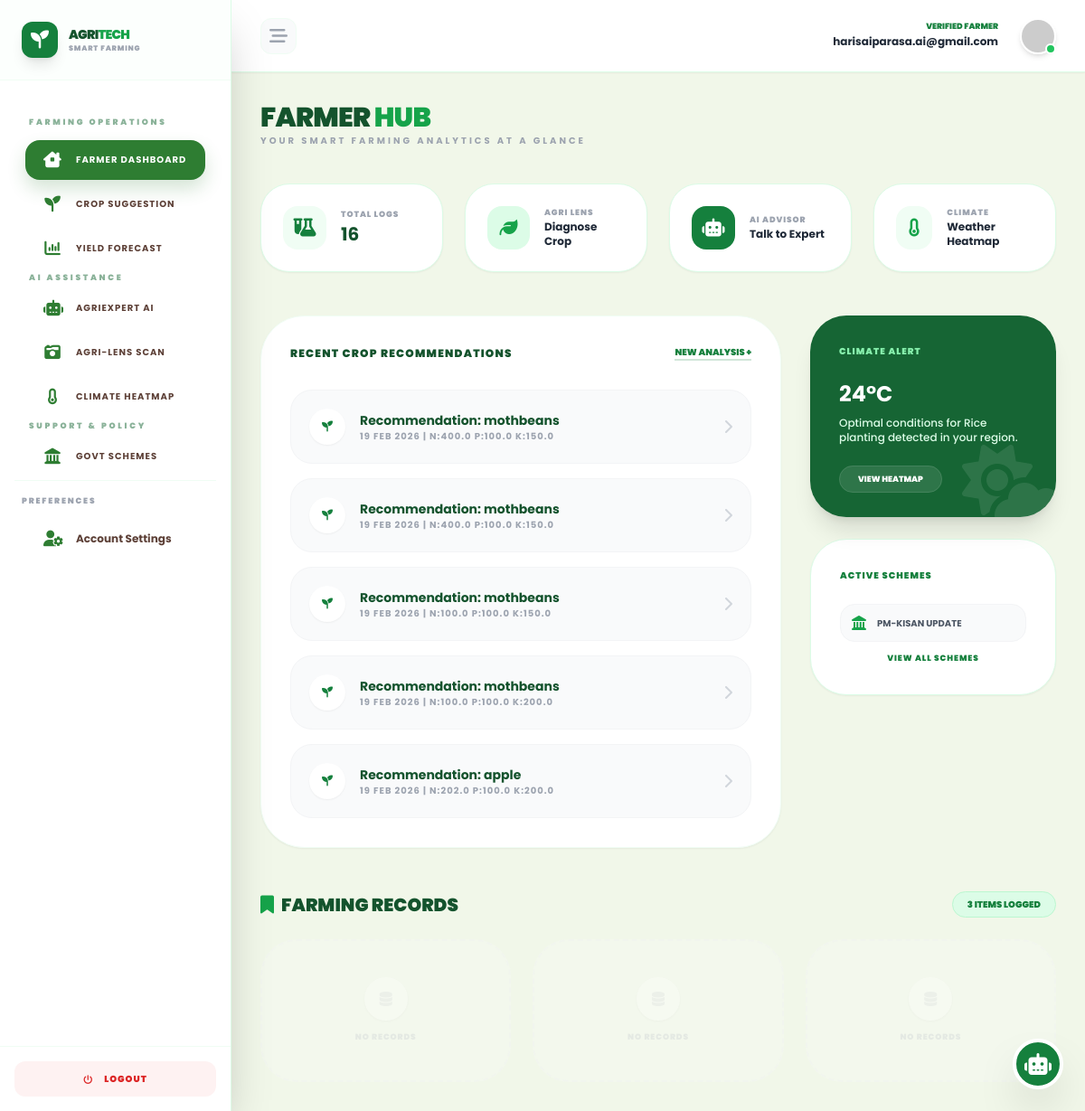
The page /en/dashboard/ (signed in) on the database its author committed.
### accounts/models.py (models this page shows, shortened)
class User(AbstractUser):
    username = None
    email = models.EmailField(unique=True)
    is_verified = models.BooleanField(default=False)
    login_count = models.PositiveIntegerField(default=0)
    USERNAME_FIELD = 'email'
    REQUIRED_FIELDS = []
    objects = CustomUserManager()

### ml/models.py (models this page shows, shortened)
class CropRecommendationLog(models.Model):
    user = models.ForeignKey(settings.AUTH_USER_MODEL, on_delete=models.CASCADE)
    n_value = models.FloatField(verbose_name="Nitrogen")
    p_value = models.FloatField(verbose_name="Phosphorus")
    k_value = models.FloatField(verbose_name="Potassium")
    ph_value = models.FloatField(verbose_name="Soil pH")
    temperature = models.FloatField()
    humidity = models.FloatField()
    rainfall = models.FloatField()
    recommended_crop = models.CharField(max_length=100)
    timestamp = models.DateTimeField(auto_now_add=True)

### portal/views.py (the view)
# urls.py: path('dashboard/', portal_views.user_dashboard_view, name='user_dashboard'),
@login_required
def user_dashboard_view(request):
    recommendations = CropRecommendationLog.objects.filter(user=request.user).order_by('-timestamp')
    yield_logs = YieldPredictionLog.objects.filter(user=request.user).order_by('-timestamp')
    context = {
        'plans': recommendations[:5], # Matches your template variable name
        'plan_count': recommendations.count(),
        'yield_logs': yield_logs,
        'saved_count': yield_logs.count(),
    }
    return render(request, 'dashboards/user_dashboard.html', context)

### templates/dashboards/user_dashboard.html (shortened to what this page needs)
{% extends 'base2.html' %}
{% load i18n %}
{% block content %}
    {% block dashboard_content %}
    <div class="animate-in fade-in slide-in-from-bottom-4 duration-700">
        <div class="mb-10">
            <h2 class="text-3xl font-black text-green-900 uppercase tracking-tight">
                {% translate "Farmer" %} <span class="text-green-600">{% translate "Hub" %}</span>
            </h2>
            <p class="text-gray-400 text-[10px] font-bold uppercase tracking-[0.3em]">
                {% translate "Your Smart Farming Analytics At A Glance" %}
            </p>
        </div>
        <div class="grid grid-cols-1 md:grid-cols-2 lg:grid-cols-4 gap-6 mb-12">
            <div class="bg-white p-6 rounded-[2rem] shadow-sm border border-green-100 flex items-center gap-4">
                <div class="w-12 h-12 bg-green-50 rounded-2xl flex items-center justify-center text-green-700">
                    <i class="fa-solid fa-flask-vial text-xl"></i>
                </div>
                <div>
                    <p class="text-[9px] font-black text-gray-400 uppercase tracking-widest">{% translate "Total Logs" %}</p>
                    <h4 class="text-xl font-bold text-green-900">{{ plan_count|default:"0" }}</h4>
                </div>
            </div>
            <a href="{% url 'ai_lens' %}" class="bg-white p-6 rounded-[2rem] shadow-sm border border-green-100 flex items-center gap-4 hover:shadow-md transition-all group">
                <div class="w-12 h-12 bg-green-100 rounded-2xl flex items-center justify-center text-green-600 group-hover:bg-green-600 group-hover:text-white transition-all">
                    <i class="fa-solid fa-leaf text-xl"></i>
                </div>
                <div>
                    <p class="text-[9px] font-black text-gray-400 uppercase tracking-widest">{% translate "Agri Lens" %}</p>
                    <h4 class="text-xs font-bold text-gray-800 group-hover:text-green-700">{% translate "Diagnose Crop" %}</h4>
                </div>
            </a>
            <a href="{% url 'chatbot:chat_home' %}" class="bg-white p-6 rounded-[2rem] shadow-sm border border-green-100 flex items-center gap-4 hover:shadow-md transition-all group">
                <div class="w-12 h-12 bg-green-700 rounded-2xl flex items-center justify-center text-white">
                    <i class="fa-solid fa-robot text-xl animate-pulse"></i>
                </div>
                <div>
                    <p class="text-[9px] font-black text-gray-400 uppercase tracking-widest">{% translate "AI Advisor" %}</p>
                    <h4 class="text-xs font-bold text-gray-800 group-hover:text-green-700">{% translate "Talk to Expert" %}</h4>
                </div>
            </a>
            <a href="{% url 'weather:weather_dashboard' %}" class="bg-white p-6 rounded-[2rem] shadow-sm border border-green-100 flex items-center gap-4 hover:shadow-md transition-all group">
                <div class="w-12 h-12 bg-green-50 rounded-2xl flex items-center justify-center text-green-600 group-hover:bg-green-500 group-hover:text-white transition-all">
                    <i class="fa-solid fa-temperature-empty text-xl"></i>
                </div>
                <div>
                    <p class="text-[9px] font-black text-gray-400 uppercase tracking-widest">{% translate "Climate" %}</p>
                    <h4 class="text-xs font-bold text-gray-800 group-hover:text-green-700">{% translate "Weather Heatmap" %}</h4>
                </div>
            </a>
        </div>
        <div class="grid grid-cols-1 lg:grid-cols-3 gap-8">
            <div class="lg:col-span-2 bg-white p-8 rounded-[3rem] shadow-sm border border-green-50">
                <div class="flex justify-between items-center mb-8">
                    <h3 class="font-black text-green-900 uppercase text-xs tracking-widest">{% translate "Recent Crop Recommendations" %}</h3>
                    <a href="{% url 'ml:crop_recommend' %}" class="text-[10px] font-black text-green-700 uppercase border-b-2 border-green-700/20">{% translate "New Analysis +" %}</a>
                </div>
                {% if plans %}
                    <div class="space-y-4">
                    {% for plan in plans %}
                        <div class="p-5 bg-gray-50 rounded-3xl border border-gray-100 flex justify-between items-center hover:bg-green-50/50 hover:border-green-200 transition-all group">
                            <div class="flex items-center gap-4">
                                <div class="w-10 h-10 rounded-full bg-white flex items-center justify-center shadow-sm text-green-700 font-bold text-xs group-hover:bg-green-700 group-hover:text-white transition-colors">
                                    <i class="fa-solid fa-seedling"></i>
                                </div>
                                <div>
                                    <p class="font-bold text-green-900 text-sm">{% translate "Recommendation" %}: {{ plan.recommended_crop }}</p>
                                    <p class="text-[10px] text-gray-400 font-bold uppercase tracking-widest">
                                        {{ plan.timestamp|date:"d M Y" }} | N:{{ plan.n_value }} P:{{ plan.p_value }} K:{{ plan.k_value }}
                                    </p>
                                </div>
                            </div>
                            <i class="fa-solid fa-chevron-right text-gray-300 group-hover:text-green-700 group-hover:translate-x-1 transition-all"></i>
                        </div>
                    {% endfor %}
                    </div>
                {% endif %}
            </div>
            <div class="space-y-6">
                <div class="bg-green-800 p-8 rounded-[2.5rem] shadow-xl text-white relative overflow-hidden group">
                    <div class="absolute -right-4 -bottom-4 opacity-10 group-hover:scale-110 transition-transform">
                        <i class="fa-solid fa-cloud-sun text-8xl"></i>
                    </div>
                    <h4 class="font-black uppercase text-[10px] tracking-widest mb-6 text-green-300">{% translate "Climate Alert" %}</h4>
                    <p class="text-2xl font-bold mb-2">24°C</p>
                    <p class="text-xs text-green-100 font-medium mb-6">{% translate "Optimal conditions for Rice planting detected in your region." %}</p>
                    <a href="{% url 'weather:weather_dashboard' %}" class="px-5 py-2 bg-white/10 hover:bg-white/20 rounded-full text-[9px] font-black uppercase border border-white/10 transition-all">
                        {% translate "View Heatmap" %}
                    </a>
                </div>
                <div class="bg-white p-8 rounded-[2.5rem] shadow-sm border border-green-100">
                    <h4 class="font-black uppercase text-[10px] tracking-widest mb-6 text-green-700">{% translate "Active Schemes" %}</h4>
                    <div class="space-y-3">
                        <div class="p-3 bg-gray-50 rounded-2xl border border-gray-100 flex items-center gap-3">
                            <i class="fa-solid fa-landmark text-green-600"></i>
                            <span class="text-[10px] font-bold text-gray-600 uppercase">PM-KISAN {% translate "Update" %}</span>
                        </div>
                        <a href="{% url 'schemes:scheme_list' %}" class="block text-center text-[9px] font-black text-green-700 uppercase tracking-widest mt-4 hover:underline">
                            {% translate "View All Schemes" %}
                        </a>
                    </div>
                </div>
            </div>
        </div>
        <div class="mt-12">
            <div class="flex justify-between items-center mb-6">
                <h3 class="text-xl font-black text-green-900 uppercase flex items-center gap-2">
                    <i class="fa-solid fa-bookmark text-green-600"></i> {% translate "Farming Records" %}
                </h3>
                <span class="bg-green-100 text-green-700 text-[10px] font-black px-4 py-1.5 rounded-full uppercase border border-green-200">
                    {{ saved_count|default:"0" }} {% translate "Items Logged" %}
                </span>
            </div>
            <div class="grid grid-cols-1 md:grid-cols-3 gap-6">
                {% if saved_places %}
                    {% for item in saved_places %}
                    <div class="bg-white rounded-3xl overflow-hidden shadow-sm border border-green-50 group hover:shadow-md transition-all">
                        <div class="p-6">
                            <h4 class="font-bold text-green-900 text-sm mb-1">{{ item.place.name }}</h4>
                            <p class="text-[9px] text-green-600 font-black uppercase tracking-widest mb-3">{% translate "Yield Forecast" %}</p>
                            <div class="flex justify-between items-center border-t border-gray-50 pt-4">
                                <span class="text-[10px] font-bold text-gray-400 uppercase tracking-tighter">{{ item.timestamp|date:"M d" }}</span>
                                <a href="#" class="text-[9px] font-black text-green-700 uppercase">{% translate "View Report" %}</a>
                            </div>
                        </div>
                    </div>
                    {% endfor %}
                {% else %}
                    {% for i in "123" %}
                    <div class="bg-gray-50/50 border-2 border-dashed border-gray-100 rounded-[2.5rem] p-10 flex flex-col items-center justify-center text-center opacity-40">
                        <div class="w-12 h-12 rounded-full bg-white flex items-center justify-center mb-3 shadow-sm">
                            <i class="fa-solid fa-database text-gray-200"></i>
                        </div>
                        <p class="text-[9px] font-black text-gray-300 uppercase tracking-widest">{% translate "No Records" %}</p>
                    </div>
                    {% endfor %}
                {% endif %}
            </div>
        </div>
    </div>
    {% endblock %}
{% endblock %}

### templates/base2.html (shortened to what this page needs)
{% load i18n %}
<!DOCTYPE html>
<html lang="{{ LANGUAGE_CODE }}">
<head>
    <script src="https://cdn.tailwindcss.com"></script>
    <link rel="stylesheet" href="https://cdnjs.cloudflare.com/ajax/libs/font-awesome/6.4.0/css/all.min.css">
</head>
<body class="min-h-screen flex">
    <aside id="sidebar" class="w-64 bg-white border-r border-green-100 h-screen flex flex-col sidebar-transition z-50 shrink-0 shadow-2xl">
        <div class="p-6 flex items-center gap-3 border-b border-green-50 bg-green-50/20">
            <div class="relative w-10 h-10 bg-green-700 rounded-xl flex items-center justify-center text-white shadow-lg shrink-0">
                <i class="fa-solid fa-seedling text-xl"></i>
            </div>
            <div class="flex flex-col logo-text">
                <span class="font-black text-sm tracking-tighter text-green-900 uppercase">Agri<span class="text-green-600">Tech</span></span>
                <span class="text-[8px] uppercase tracking-widest font-black text-gray-400">{% translate "Smart Farming" %}</span>
            </div>
        </div>
        <nav id="nav-container" class="flex-1 p-4 space-y-1 overflow-y-auto">
            {% if user.is_superuser %}
                {% include "partials/sidebar_admin.html" %}
            {% else %}
                {% include "partials/sidebar_user.html" %}
            {% endif %}
            <div class="pt-4 mt-4 border-t border-green-50">
                <p class="nav-header text-[9px] font-black text-gray-400 uppercase tracking-[0.2em] ml-2 mb-3">{% translate "Preferences" %}</p>
                <a href="{% url 'profile_settings' %}" class="nav-item flex items-center gap-3 p-3.5 rounded-2xl text-white-600 hover:bg-green-50 transition-all font-bold text-xs ">
                    <i class="fa-solid fa-user-gear"></i>
                    <span class="nav-text">{% translate "Account Settings" %}</span>
                </a>
            </div>
        </nav>
        <div class="p-4 border-t border-green-50">
            <form action="{% url 'accounts:logout' %}" method="post">
                <button type="submit" class="w-full flex items-center justify-center gap-3 p-3 rounded-xl bg-red-50 text-red-600 hover:bg-red-600 hover:text-white transition-all font-black text-[10px] uppercase tracking-widest">
                    <i class="fa-solid fa-power-off"></i>
                    <span class="nav-text">{% translate "Logout" %}</span>
                </button>
            </form>
        </div>
    </aside>
    <div class="flex-1 flex flex-col h-screen overflow-hidden">
        <header class="h-20 bg-white border-b border-green-100 flex items-center justify-between px-8 shrink-0 z-40 shadow-sm">
            <div class="flex items-center gap-4">
                <button onclick="toggleSidebar()" class="w-10 h-10 flex items-center justify-center rounded-xl bg-gray-50 text-gray-400 hover:text-green-700 transition-all border border-green-50">
                    <i class="fa-solid fa-bars-staggered text-xl"></i>
                </button>
            </div>
            <div class="flex items-center gap-6">
                <div class="text-right hidden md:block">
                    <p class="text-[9px] font-black text-green-700 uppercase leading-none mb-1">
                        {% if user.is_superuser %}{% translate "ROOT ADMIN ACCESS" %}{% else %}{% translate "VERIFIED FARMER" %}{% endif %}
                    </p>
                    <p class="text-xs font-bold text-gray-800">{{ user.email }}</p>
                </div>
                <div class="relative group cursor-pointer">
                    <img src="https://ui-avatars.com/api/?name={{ user.email }}&background=2E7D32&color=fff&bold=true"
                         class="w-10 h-10 rounded-full border-2 border-white shadow-md" alt="User Profile">
                    <div class="absolute bottom-0 right-0 w-3 h-3 bg-green-500 border-2 border-white rounded-full"></div>
                </div>
            </div>
        </header>
        <section class="flex-1 overflow-y-auto p-8 bg-[#F1F8E9]/50">
            <div class="max-w-7xl mx-auto">
                {% block content %}{% endblock %}
            </div>
        </section>
    </div>
    <div class="fixed bottom-6 right-6 z-50">
        <a href="{% url 'chatbot:chat_home' %}"
           title="{% translate 'Ask AgriExpert AI' %}"
           class="w-14 h-14 bg-green-700 rounded-full flex items-center justify-center text-white shadow-2xl hover:scale-110 hover:rotate-12 transition-all border-4 border-white">
            <i class="fa-solid fa-robot text-2xl"></i>
        </a>
    </div>
</body>
</html>

### rows shown on the page
User: email "harisaiparasa.ai@gmail.com"
CropRecommendationLog: recommended_crop "mothbeans", timestamp "19 FEB 2026", n_value "400.0", p_value "100.0", k_value "150.0"
CropRecommendationLog: recommended_crop "mothbeans", timestamp "19 FEB 2026", n_value "400.0", p_value "100.0", k_value "150.0"
CropRecommendationLog: recommended_crop "mothbeans", timestamp "19 FEB 2026", n_value "100.0", p_value "100.0", k_value "150.0"
CropRecommendationLog: recommended_crop "mothbeans", timestamp "19 FEB 2026", n_value "100.0", p_value "100.0", k_value "200.0"
CropRecommendationLog: recommended_crop "apple", timestamp "19 FEB 2026", n_value "202.0", p_value "100.0", k_value "200.0"

### other values the page prints
{{ plan_count|default:"0" }} "16"
{{ saved_count|default:"0" }} "3"
